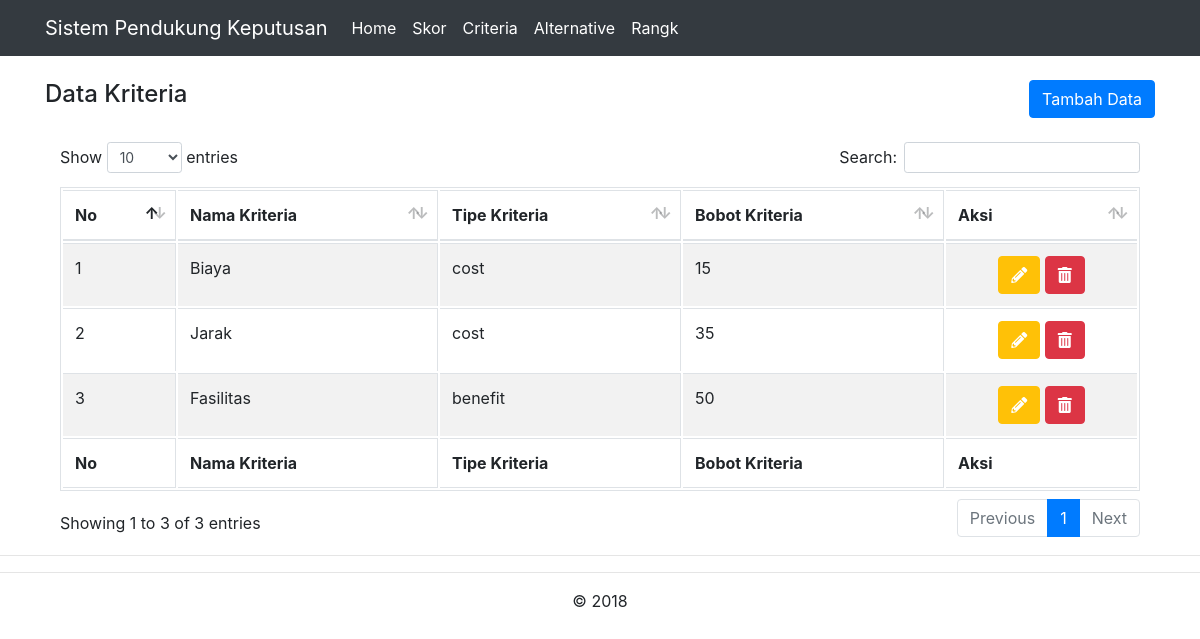
/kriteria.php, run on an earlier commit of the app's database.
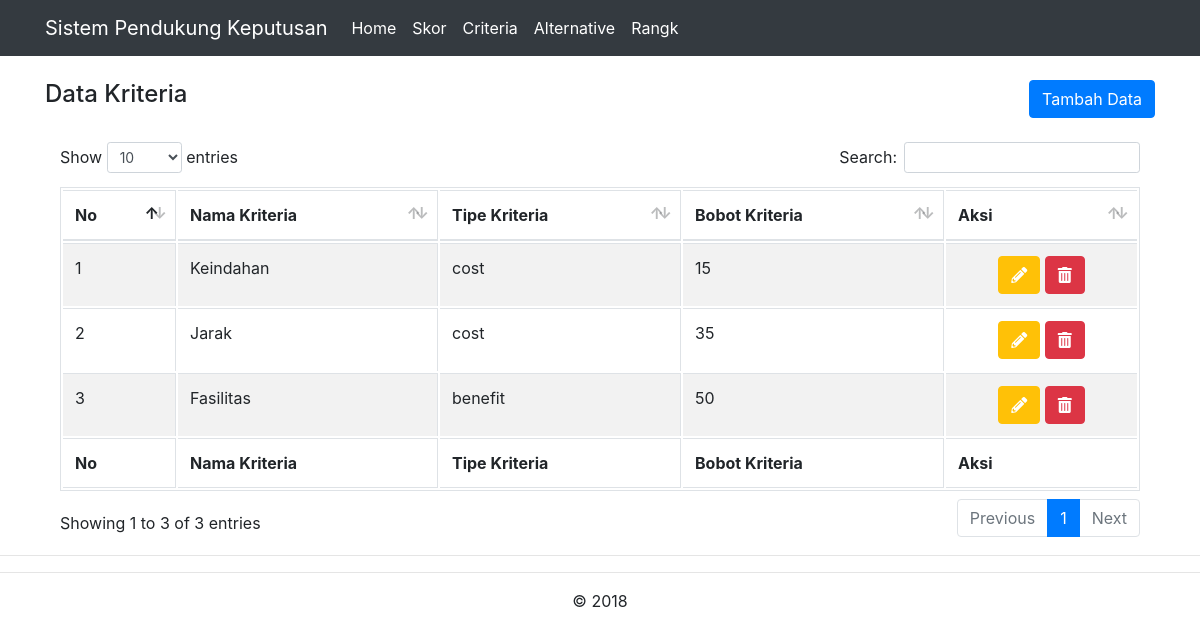
And on a later commit of the database.
### tables this page shows
CREATE TABLE `kriteria` (
  `id_kriteria` int(11) NOT NULL,
  `nama_kriteria` varchar(35) NOT NULL,
  `tipe_kriteria` varchar(35) NOT NULL,
  `bobot_kriteria` double NOT NULL
);

### kriteria.php (the view)
<?php
include "header.php";
include "config.php";
$query = mysqli_query($koneksi,"SELECT * FROM kriteria");
?>
<br>
<div class="container">
	<div class="row">
		<div class="col-md-6 text-left">
			<h4>Data Kriteria</h4>
		</div>
		<div class="col-md-6 text-right">
			<button onclick="location.href='tambah-kriteria.php'" class="btn btn-primary">Tambah Data</button>
		</div>
	</div>
	<br>
	<table id="tabeldata" width="100%" class="table table-striped table-bordered">
		<thead>
			<tr>
				<th>No</th>
				<th>Nama Kriteria</th>
				<th>Tipe Kriteria</th>
				<th>Bobot Kriteria</th>
				<th>Aksi</th>
			</tr>
		</thead>
<tbody>
<?php
$no=1;
while ($row = mysqli_fetch_array($query)){
?>
            <tr>
                <td><?php echo $no++ ?></td>
                <td><?php echo $row['nama_kriteria'] ?></td>
                <td><?php echo $row['tipe_kriteria'] ?></td>
                 <td><?php echo $row['bobot_kriteria'] ?></td>
                <td class="text-center">
					<a href="edit-kriteria.php?id=<?php echo $row['id_kriteria'] ?>" class="btn btn-warning text-white"><i class="fas fa-pencil-alt"></i></a>
					<a href="hapus-kriteria.php?id=<?php echo $row['id_kriteria'] ?>" onclick="return confirm('Yakin ingin menghapus data')" class="btn btn-danger"><span class="fas fa-trash-alt"></span></a>
			    </td>
            </tr>
<?php
}
?>
</tbody>
		<tfoot>
			<tr>
				<th>No</th>
				<th>Nama Kriteria</th>
				<th>Tipe Kriteria</th>
				<th>Bobot Kriteria</th>
				<th>Aksi</th>
			</tr>
		</tfoot>
	</table>
</div>
<?php
include "footer.php";
?>

What changed in the data, as far as the page shows it:
changed kriteria: nama_kriteria "Biaya" → "Keindahan"
